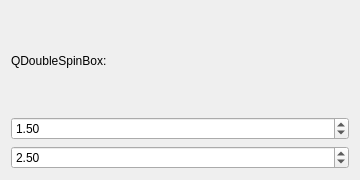
<?xml version="1.0" encoding="UTF-8"?>
<ui version="4.0"><class>Dialog</class><widget class="QDialog" name="Dialog"><property name="geometry"><rect><x>0</x><y>0</y><width>360</width><height>180</height></rect></property><property name="windowTitle"><string>#084 focus/169_double_spin</string></property><layout class="QVBoxLayout" name="verticalLayout"><property name="leftMargin"><number>11</number></property><property name="topMargin"><number>11</number></property><property name="rightMargin"><number>11</number></property><property name="bottomMargin"><number>11</number></property><property name="spacing"><number>6</number></property><item><widget class="QLabel" name="l1"><property name="text"><string>QDoubleSpinBox:</string></property></widget></item><item><widget class="QDoubleSpinBox" name="idle"><property name="decimals"><number>2</number></property><property name="minimum"><double>0</double></property><property name="maximum"><double>100</double></property><property name="value"><double>1.5</double></property><property name="singleStep"><double>0.5</double></property></widget></item><item><widget class="QDoubleSpinBox" name="focus"><property name="decimals"><number>2</number></property><property name="minimum"><double>0</double></property><property name="maximum"><double>100</double></property><property name="value"><double>2.5</double></property><property name="singleStep"><double>0.5</double></property></widget></item></layout></widget></ui>
